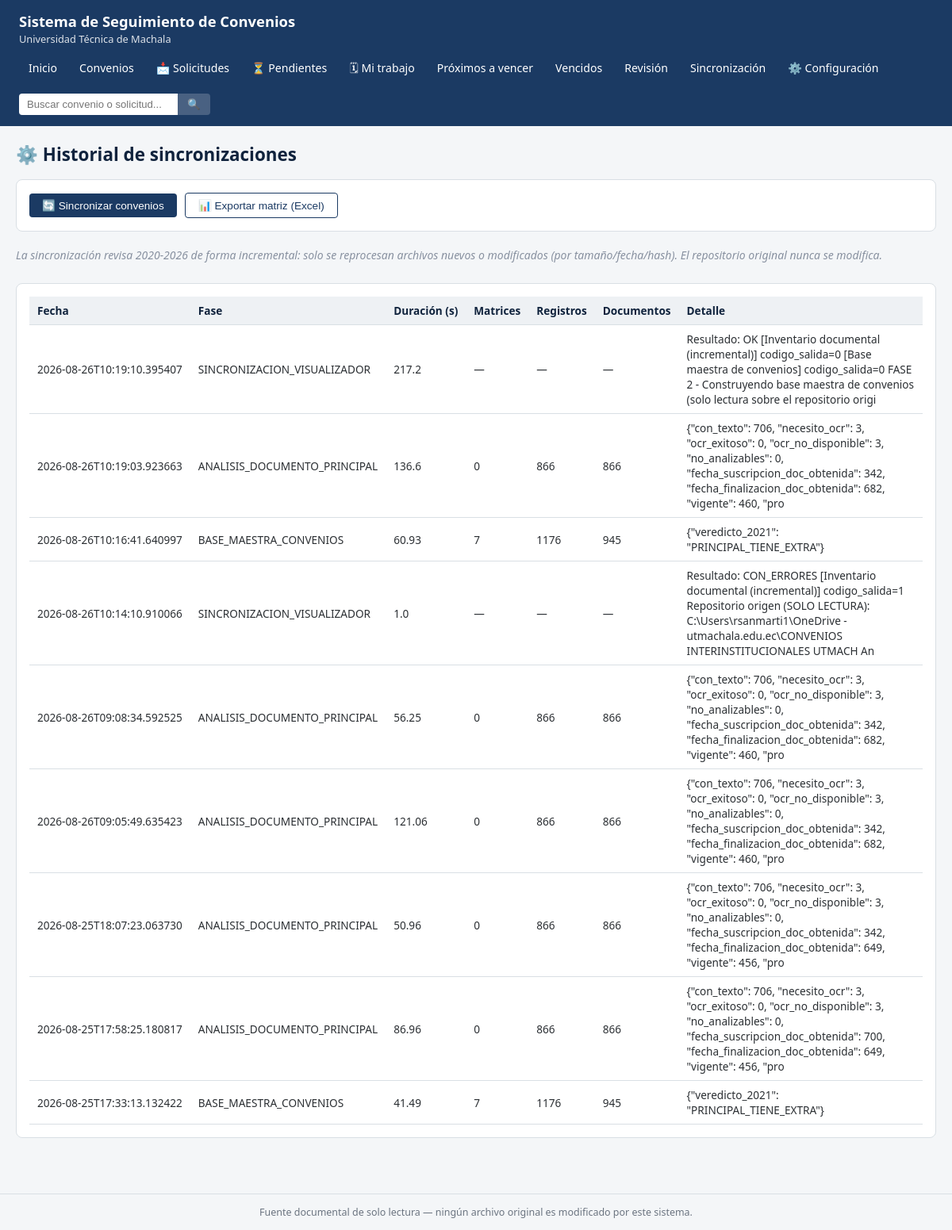
The page /sincronizacion on the database its author committed.
### tables this page shows
CREATE TABLE sincronizaciones (
    id INTEGER PRIMARY KEY AUTOINCREMENT,
    fecha_hora TEXT NOT NULL,
    usuario TEXT,
    fase TEXT,
    matrices_procesadas INTEGER,
    registros_importados INTEGER,
    documentos_relacionados INTEGER,
    duracion_segundos REAL,
    detalle TEXT
);

### SISTEMA/routes/sincronizacion.py (the view)
@bp.route("/sincronizacion")
def historial():
    conn = obtener_conexion()
    historial_filas = db_visualizador.obtener_historial_sincronizaciones(conn)
    estado = sincronizacion.obtener_estado()
    return render_template("sincronizacion.html", historial=historial_filas, estado=estado)

### SISTEMA/config.py (called while the page is built)
def cargar_config() -> Config:
    with open(RUTA_CONFIG_JSON, "r", encoding="utf-8") as f:
        datos = json.load(f)
    return Config(datos)

### SISTEMA/db_context.py (called while the page is built)
def obtener_conexion() -> sqlite3.Connection:
    if "db" not in g:
        config = cargar_config()
        g.db = db_visualizador.conectar(config.ruta_convenios_db)
    return g.db

### SISTEMA/services/db_visualizador.py (called while the page is built)
def conectar(ruta_db: Path) -> sqlite3.Connection:
    conn = sqlite3.connect(str(ruta_db))
    conn.row_factory = sqlite3.Row
    conn.execute("PRAGMA query_only = ON;")
    return conn

def _tiene_columna(conn, tabla, columna) -> bool:
    return any(f["name"] == columna for f in conn.execute(f"PRAGMA table_info({tabla})"))

def obtener_historial_sincronizaciones(conn, limite: int = 50):
    if not _tiene_columna(conn, "sincronizaciones", "fecha_hora"):
        return []
    return conn.execute(
        "SELECT * FROM sincronizaciones ORDER BY id DESC LIMIT ?", (limite,)
    ).fetchall()

### SISTEMA/services/sincronizacion.py (called while the page is built)
def obtener_estado() -> dict:
    with _ESTADO_LOCK:
        return dict(_ESTADO)

### SISTEMA/templates/sincronizacion.html (shortened to what this page needs)
{% extends "base.html" %}
{% block contenido %}
<h1>⚙️ Historial de sincronizaciones</h1>
<div class="panel" style="display:flex; gap:10px; align-items:center;">
    <form method="post" action="{{ url_for('sincronizacion.ejecutar') }}">
        <button class="btn" type="submit" {% if estado.en_progreso %}disabled{% endif %}>🔄 Sincronizar convenios</button>
    </form>
    <form method="post" action="{{ url_for('sincronizacion.exportar_excel') }}">
        <button class="btn btn-secundario" type="submit">📊 Exportar matriz (Excel)</button>
    </form>
</div>
<p class="texto-vacio" style="padding:0 0 12px;">
    La sincronización revisa 2020-2026 de forma incremental: solo se reprocesan archivos nuevos o
    modificados (por tamaño/fecha/hash). El repositorio original nunca se modifica.
</p>
<div class="panel">
    {% if historial %}
    <table>
        <thead><tr><th>Fecha</th><th>Fase</th><th>Duración (s)</th><th>Matrices</th><th>Registros</th><th>Documentos</th><th>Detalle</th></tr></thead>
        <tbody>
        {% for h in historial %}
            <tr>
                <td>{{ h['fecha_hora'] }}</td>
                <td>{{ h['fase'] or '—' }}</td>
                <td>{{ h['duracion_segundos'] if h['duracion_segundos'] is not none else '—' }}</td>
                <td>{{ h['matrices_procesadas'] if h['matrices_procesadas'] is not none else '—' }}</td>
                <td>{{ h['registros_importados'] if h['registros_importados'] is not none else '—' }}</td>
                <td>{{ h['documentos_relacionados'] if h['documentos_relacionados'] is not none else '—' }}</td>
                <td class="col-objeto">{{ (h['detalle'] or '')[:200] }}</td>
            </tr>
        {% endfor %}
        </tbody>
    </table>
    {% else %}
    <p class="texto-vacio">Todavía no se ha ejecutado ninguna sincronización desde el visualizador.</p>
    {% endif %}
</div>
{% endblock %}

### SISTEMA/static/css/estilo.css (style rules this page uses)
:root { --azul-utmach: #1b3a63; --azul-oscuro: #10233d; --gris-fondo: #f4f6f8; --gris-borde: #d9dfe4; --gris-texto: #2b2f33; --verde: #1f8a4c; --amarillo: #b8860b; --rojo: #b3261e; --naranja: #c2660d; --azul-info: #2563a8; --blanco: #ffffff; }
* { box-sizing: border-box; }
body { margin: 0; font-family: "Segoe UI", Arial, sans-serif; background: var(--gris-fondo); color: var(--gris-texto); font-size: 14px; }
h1 { font-size: 1.4rem; margin: 0 0 16px; color: var(--azul-oscuro); }
.panel { background: var(--blanco); border: 1px solid var(--gris-borde); border-radius: 8px; padding: 16px; margin-bottom: 20px; overflow-x: auto; }
.btn { background: var(--azul-utmach); color: var(--blanco); border: none; padding: 7px 16px; border-radius: 4px; cursor: pointer; font-size: 0.85rem; text-decoration: none; display: inline-block; }
.btn-secundario { background: var(--blanco); color: var(--azul-utmach); border: 1px solid var(--azul-utmach); }
table { width: 100%; border-collapse: collapse; font-size: 0.85rem; }
th, td { padding: 8px 10px; border-bottom: 1px solid var(--gris-borde); text-align: left; white-space: nowrap; }
th { background: #eef1f4; color: var(--azul-oscuro); position: sticky; top: 0; }
td.col-institucion, td.col-objeto { white-space: normal; min-width: 220px; }
.texto-vacio { color: #8891a0; font-style: italic; padding: 20px 0; }

### rows shown on the page
sincronizaciones: fecha_hora "2026-08-26T10:19:10.395407", fase "SINCRONIZACION_VISUALIZADOR", duracion_segundos "217.2", h "—", detalle "Resultado: OK [Inventario documental (incremental)] codigo_salida=0 [Base maestra de convenios] codigo_salida=0 FASE 2 - Construyendo base maestra de convenios (solo lectura sobre el repositorio origi"
sincronizaciones: fecha_hora "2026-08-26T10:19:03.923663", fase "ANALISIS_DOCUMENTO_PRINCIPAL", duracion_segundos "136.6", matrices_procesadas "0", registros_importados "866", documentos_relacionados "866", detalle "{\"con_texto\": 706, \"necesito_ocr\": 3, \"ocr_exitoso\": 0, \"ocr_no_disponible\": 3, \"no_analizables\": 0, \"fecha_suscripcion_doc_obtenida\": 342, \"fecha_finalizacion_doc_obtenida\": 682, \"vigente\": 460, \"pro"
sincronizaciones: fecha_hora "2026-08-26T10:16:41.640997", fase "BASE_MAESTRA_CONVENIOS", duracion_segundos "60.93", matrices_procesadas "7", registros_importados "1176", documentos_relacionados "945", detalle "{\"veredicto_2021\": \"PRINCIPAL_TIENE_EXTRA\"}"
sincronizaciones: fecha_hora "2026-08-26T10:14:10.910066", fase "SINCRONIZACION_VISUALIZADOR", duracion_segundos "1.0", h "—", detalle "Resultado: CON_ERRORES [Inventario documental (incremental)] codigo_salida=1 Repositorio origen (SOLO LECTURA): C:\\Users\\rsanmarti1\\OneDrive - utmachala.edu.ec\\CONVENIOS INTERINSTITUCIONALES UTMACH An"
sincronizaciones: fecha_hora "2026-08-26T09:08:34.592525", fase "ANALISIS_DOCUMENTO_PRINCIPAL", duracion_segundos "56.25", matrices_procesadas "0", registros_importados "866", documentos_relacionados "866", detalle "{\"con_texto\": 706, \"necesito_ocr\": 3, \"ocr_exitoso\": 0, \"ocr_no_disponible\": 3, \"no_analizables\": 0, \"fecha_suscripcion_doc_obtenida\": 342, \"fecha_finalizacion_doc_obtenida\": 682, \"vigente\": 460, \"pro"
sincronizaciones: fecha_hora "2026-08-26T09:05:49.635423", fase "ANALISIS_DOCUMENTO_PRINCIPAL", duracion_segundos "121.06", matrices_procesadas "0", registros_importados "866", documentos_relacionados "866", detalle "{\"con_texto\": 706, \"necesito_ocr\": 3, \"ocr_exitoso\": 0, \"ocr_no_disponible\": 3, \"no_analizables\": 0, \"fecha_suscripcion_doc_obtenida\": 342, \"fecha_finalizacion_doc_obtenida\": 682, \"vigente\": 460, \"pro"
sincronizaciones: fecha_hora "2026-08-25T18:07:23.063730", fase "ANALISIS_DOCUMENTO_PRINCIPAL", duracion_segundos "50.96", matrices_procesadas "0", registros_importados "866", documentos_relacionados "866", detalle "{\"con_texto\": 706, \"necesito_ocr\": 3, \"ocr_exitoso\": 0, \"ocr_no_disponible\": 3, \"no_analizables\": 0, \"fecha_suscripcion_doc_obtenida\": 342, \"fecha_finalizacion_doc_obtenida\": 649, \"vigente\": 456, \"pro"
sincronizaciones: fecha_hora "2026-08-25T17:58:25.180817", fase "ANALISIS_DOCUMENTO_PRINCIPAL", duracion_segundos "86.96", matrices_procesadas "0", registros_importados "866", documentos_relacionados "866", detalle "{\"con_texto\": 706, \"necesito_ocr\": 3, \"ocr_exitoso\": 0, \"ocr_no_disponible\": 3, \"no_analizables\": 0, \"fecha_suscripcion_doc_obtenida\": 700, \"fecha_finalizacion_doc_obtenida\": 649, \"vigente\": 456, \"pro"
sincronizaciones: fecha_hora "2026-08-25T17:33:13.132422", fase "BASE_MAESTRA_CONVENIOS", duracion_segundos "41.49", matrices_procesadas "7", registros_importados "1176", documentos_relacionados "945", detalle "{\"veredicto_2021\": \"PRINCIPAL_TIENE_EXTRA\"}"
